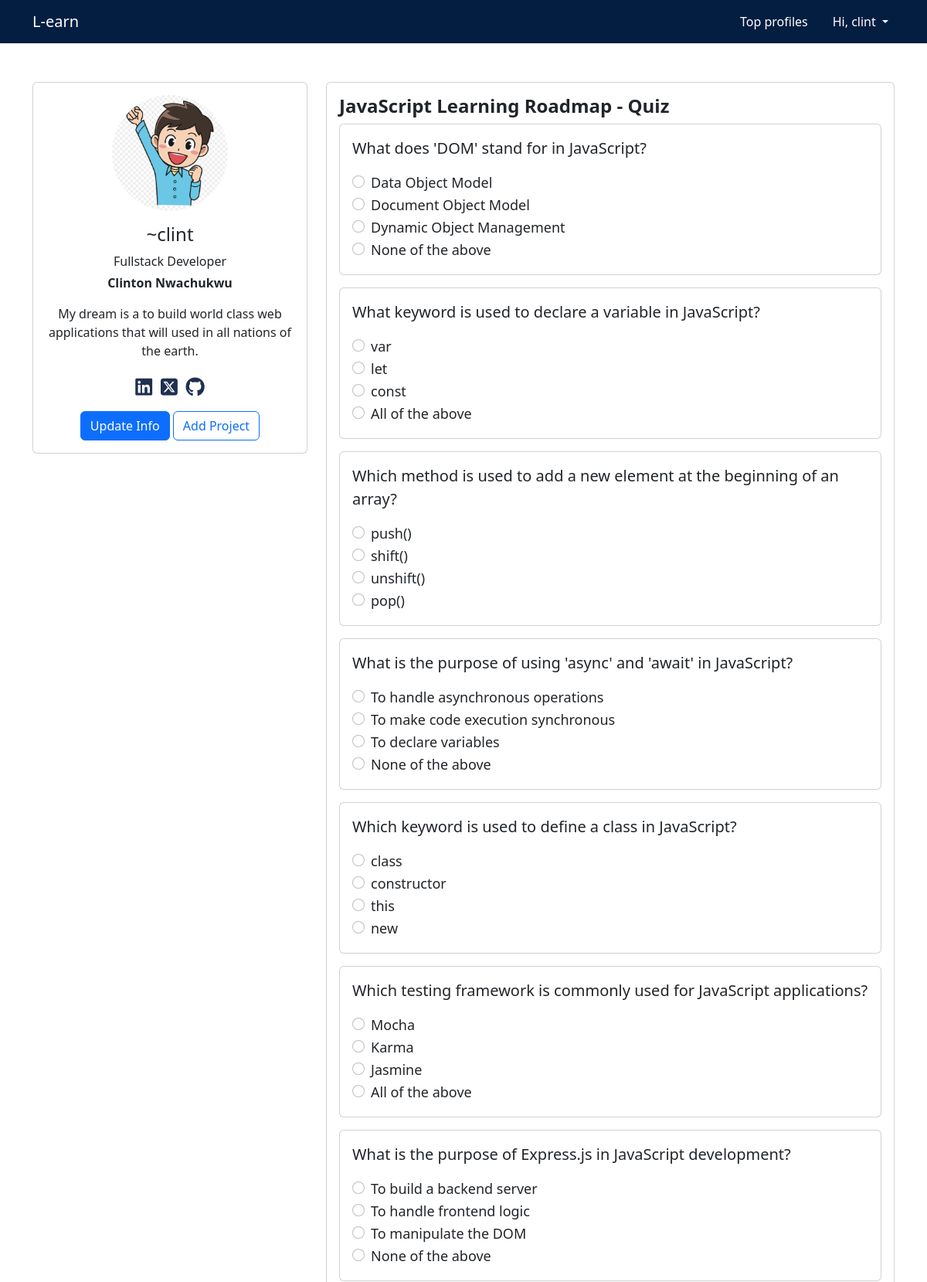
/auth/take-quiz/33 (signed in, upper part), run on the app's committed database.
### user/models.py (models this page shows, shortened)
class CustomUser(AbstractUser):
    email = models.EmailField(unique=True)
    passed = models.BooleanField(default=False)
    project = models.BooleanField(default=False)
    USERNAME_FIELD = 'email'
    REQUIRED_FIELDS = ('username',)

class Profile(models.Model):
    user = models.OneToOneField(CustomUser, on_delete = models.CASCADE, related_name="profile")
    first_name = models.CharField(max_length = 200, blank = True, null = True)
    last_name = models.CharField(max_length = 200, blank = True, null = True)
    username = models.CharField(max_length = 200, blank = True, null = True)
    image = models.ImageField(blank = True, null = True, upload_to = 'p_imgg')
    email = models.EmailField(blank=True, null=True)
    profession = models.CharField(max_length = 500, blank = True, null = True)
    bio  = models.TextField(blank = True, null = True)
    linkedin = models.URLField(blank=True, null=True)
    twitter = models.URLField(blank=True, null=True)
    github = models.URLField(blank=True, null=True)

### courses/models.py (models this page shows, shortened)
class UserCourse(models.Model):
    user = models.ForeignKey(settings.AUTH_USER_MODEL, on_delete=models.CASCADE, related_name="user_course")
    course = models.ForeignKey(Course, on_delete=models.CASCADE, related_name="user_course", blank=True, null=True)
    schedule = models.ForeignKey(Schedule, on_delete=models.CASCADE, related_name="user_course", blank=True, null=True)
    mini_schedule = models.ForeignKey(MiniSchedule, on_delete=models.CASCADE, related_name="user_course", blank=True, null=True)

class Course(models.Model):
    title = models.CharField(max_length=50)
    slug = models.SlugField()
    description = models.TextField()
    thumbnail = models.ImageField(upload_to="img")
    label = models.CharField(max_length=25, blank=True, null=True)
    category = models.ForeignKey(Category, on_delete=models.SET_NULL, null=True, blank=True)

class Quiz(models.Model):
    question = models.CharField(max_length=100)
    user_course = models.ForeignKey(UserCourse, on_delete=models.CASCADE, related_name="quiz", blank=True, null=True)
    answer = models.CharField(max_length=50)

class QuizOption(models.Model):
    option = models.CharField(max_length=25)
    quiz = models.ForeignKey(Quiz, on_delete=models.CASCADE, related_name="options")

### user/views.py (the view)
# urls.py: path("take-quiz/<int:pk>", views.quiz_profile, name="q-profile"),
@login_required(login_url='auth:register')
def quiz_profile(request, pk):
    user = request.user
    user_course = UserCourse.objects.get(id=pk)
    user_score=""
    try:
        user_score = UserScore.objects.get(user=user, user_course=user_course)
    except UserScore.DoesNotExist:
        user_score=""
    quiz = Quiz.objects.filter(user_course=user_course)
    if request.method == 'POST':
        data = json.loads(request.body)
        score = int(data["user_score"])
        if score >= 80:
            user.passed=True
        else:
            user.passed=False
        user.save()
        try:
            user_score = UserScore.objects.get(user=user, user_course=user_course)
            if user_score:
                user_score.score = score
                user_score.save()
        except UserScore.DoesNotExist:
            user_score = UserScore.objects.create(user_course=user_course, user=user, score=score)
        return JsonResponse(score, safe=False)
    else:
        context = {"user": user, "q_course": user_course, "quiz":quiz, "user_score":user_score}
        return render(request, "user/quiz_profile.html", context)

### courses/context_processors.py (called while the page is built)
def course_context(request):
    roadmaps = Course.objects.all()
    return {
        "roadmaps":roadmaps
    }

### user/templates/user/quiz_profile.html (shortened to what this page needs)
{% extends "base.html" %}
{% load static %}
{% block content %}
<div class="container" style="margin-top:50px">
    <div class="main-body">
          <div class="row gutters-sm">
            <div class="col-md-4 mb-3">
              <div class="card">
                <div class="card-body">
                  <div class="d-flex flex-column align-items-center text-center">
                    {% if user.profile.image %}
                    <img src="{{user.profile.image.url}}" alt="" class="rounded-circle" width="150">
                    {% else %}
                    <img src="https://bootdey.com/img/Content/avatar/avatar7.png" alt="Admin" class="rounded-circle" width="150">
                    {% endif %}
                    <div class="mt-3">
                      <h4>~{{user.username}}</h4>
                      <p class=" mb-1">{{user.profile.profession}}</p>
                      <p class="font-size-sm fw-bold">{{user.profile.first_name}} {{user.profile.last_name}}</p>
                      <p class="font-size-sm">{{user.profile.bio}}</p>
                      <div class="social-link">
                        {% if user.profile.linkedin %}
                        <a href="" class="fa-brands fa-linkedin"></a>
                        {% endif %}
                        {% if user.profile.twitter %}
                        <a href="" class="fa-brands fa-square-x-twitter"></a>
                        {% endif %}
                        {% if user.profile.github %}
                        <a href="" class="fa-brands fa-github"></a>
                        {% endif %}
                      </div>
                      <a href="{% url 'auth:update-profile' %}" class="btn btn-primary">Update Info</a>
                      {% if user.passed %}
                      <a href="{% url 'project:create' %}" class="btn btn-outline-primary">Add Project</a>
                      {% endif %}
                    </div>
                  </div>
                </div>
              </div>
            </div>
            <div class="col-md-8">
              <div class="card mb-3">
                <div class="card-body quiz-container">
                    <div class="row">
                        <h4 class=""><strong>{{q_course.course.title}} - Quiz</strong></h4>
                    </div>
                    {% if user_score %}
                    <div class="card mb-3">
                      <div class="card-body">
                        {% if user_score.score >= 80 %}
                        <div class="alert alert-success" role="alert">
                          <h4 class="alert-heading">Congratulations!!</h4>
                          <p>You scored <strong>{{user_score.score}}%</strong> in the Quiz - You are now qualified for the next phase. </p>
                          <hr>
                          <p class="mb-0">{{user_score.user.username}}, see you in the next phase.</p>
                        </div>
                        {% else %}
                        <div class="alert alert-warning" role="alert">
                          <h4 class="alert-heading">Well done!</h4>
                          <p>You scored <strong>{{user_score.score}}%</strong> in the Quiz and that isn't up to the 80% cutoff mark  - Try again in the next 30days. </p>
                          <hr>
                          <p class="mb-0">{{user_score.user.username}}, we wish you success in your next try.</p>
                        </div>
                        {% endif %}
                      </div>
                    </div>
                    {% else %}
                    {% for q in quiz  %}
                    <div class="card mb-3">
                      <div class="card-body">
                          <p class='fs-5'>{{q.question}}</p>
                          {% for option in q.options.all  %}
                          <div class="form-check">
                            <input class="form-check-input" type="radio" name="{{option.quiz.question}}"
                            value="{{option.option}}" id="{{option.option}}" data-newn="{{option.quiz.answer}}">
                            <label class="form-check-label" for="{{option.option}}" style="font-size:18px">
                              {{option.option}}
                            </label>
                          </div>
                          {% endfor %}
                      </div>
                    </div>
                    {% endfor %}
                  </div>
                </div>
                    {% endif %}
            </div>
          </div>
        </div>
    </div>
{% endblock content %}

### templates/base.html (shortened to what this page needs)
<!DOCTYPE html>
{% load static %}
<html lang="en">
    <head>
        <link rel="stylesheet" href="https://cdnjs.cloudflare.com/ajax/libs/font-awesome/6.5.1/css/all.min.css" />
        <link rel="stylesheet" href="https://cdnjs.cloudflare.com/ajax/libs/font-awesome/6.5.1/css/brands.min.css" />
        <link href="https://cdn.jsdelivr.net/npm/bootstrap-icons@1.5.0/font/bootstrap-icons.css" rel="stylesheet" />
        <link href="{% static 'css/global.css' %}" rel="stylesheet" />
    </head>
    <body class="d-flex flex-column h-100">
        <main class="flex-shrink-0">
            <nav class="navbar navbar-expand-lg" id="nav">
                <div class="container">
                    <a class="navbar-brand me-8" href="{% url 'courses:index' %}">L-earn</a>
                  <div class="collapse navbar-collapse" id="navbarNavDropdown">
                    <ul class="navbar-nav">
                      <li class="nav-item me-3">
                        <a class="nav-link" href="{% url 'auth:profile-list' %}">Top profiles</a>
                      </li>
                      {% if request.user.is_authenticated %}
                      <li class="nav-item active dropdown">
                        <a class="nav-link dropdown-toggle" href="#" role="button" style="color: white" data-bs-toggle="dropdown" aria-expanded="false">
                          Hi, {{request.user.username}}
                        </a>
                      </li>
                      {% endif %}
                    </ul>
                  </div>
                </div>
              </nav>
            {% block content %}{% endblock content %}
    </body>
</html>

### templates/base.html (style rules this page uses)
#nav { background-color: #041E42 !important; color: white !important }
#nav div a { color: white !important; }
#nav ul li a { color: white !important; }
#nav ul a { color: white !important }
#nav ul { margin-left: auto; }

### user/templates/user/quiz_profile.html (style rules this page uses)
.social-link { width: 100px; height: 40px; border-radius: 10px; margin: 10px auto; display: flex; align-items: center; justify-content: space-around; }
.social-link .fa-brands { font-size: 25px; cursor: pointer }
.social-link a { color: #1e3050; text-decoration: none; }

### data on the page
CustomUser: user.username "clint", profile.image (picture), username "clint", profile.profession "Fullstack Developer", profile.first_name "Clinton", profile.last_name "Nwachukwu", profile.bio "My dream is a to build world class web applications that will used in all nations of the earth."
UserCourse: course "JavaScript Learning Roadmap"
Quiz: question "What does 'DOM' stand for in JavaScript?"
QuizOption: option "Data Object Model"
QuizOption: option "Document Object Model"
QuizOption: option "Dynamic Object Management"
QuizOption: option "None of the above"
Quiz: question "What keyword is used to declare a variable in JavaScript?"
QuizOption: option "var"
QuizOption: option "let"
QuizOption: option "const"
QuizOption: option "All of the above"
Quiz: question "Which method is used to add a new element at the beginning of an array?"
QuizOption: option "push()"
QuizOption: option "shift()"
QuizOption: option "unshift()"
QuizOption: option "pop()"
Quiz: question "What is the purpose of using 'async' and 'await' in JavaScript?"
QuizOption: option "To handle asynchronous operations"
QuizOption: option "To make code execution synchronous"
QuizOption: option "To declare variables"
QuizOption: option "None of the above"
Quiz: question "Which keyword is used to define a class in JavaScript?"
QuizOption: option "class"
QuizOption: option "constructor"
QuizOption: option "this"
QuizOption: option "new"
Quiz: question "Which testing framework is commonly used for JavaScript applications?"
QuizOption: option "Mocha"
QuizOption: option "Karma"
QuizOption: option "Jasmine"
QuizOption: option "All of the above"
Quiz: question "What is the purpose of Express.js in JavaScript development?"
QuizOption: option "To build a backend server"
QuizOption: option "To handle frontend logic"
QuizOption: option "To manipulate the DOM"
QuizOption: option "None of the above"
